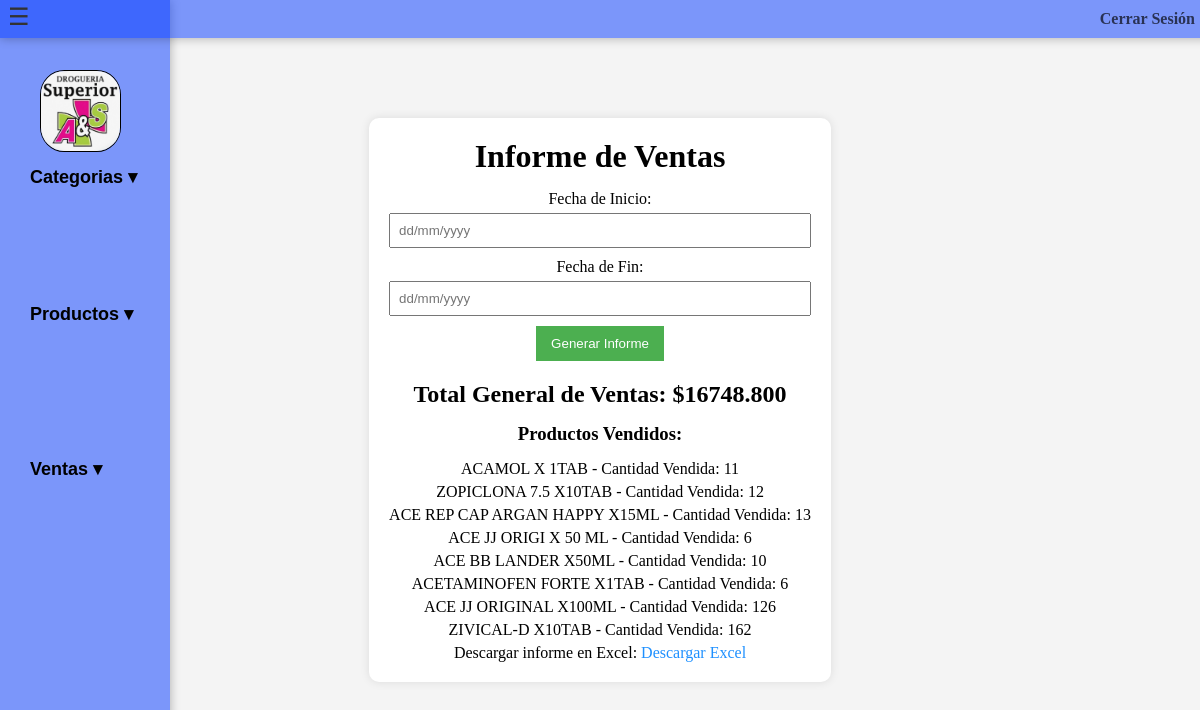
Screenshot of /productos/informe_ventas/ with the database file from the repository.
### productos/models.py (models this page shows, shortened)
class Producto(models.Model):
    id_producto = models.AutoField(primary_key=True)
    nombre = models.CharField(max_length=100)
    codigo_barras = models.CharField(max_length=13, unique=True)
    precio_costo = models.DecimalField(max_digits=10, decimal_places=3)
    precio_venta = models.DecimalField(max_digits=10, decimal_places=3)
    precio_mayor = models.DecimalField(max_digits=10, decimal_places=2)
    fecha_caducidad = models.DateTimeField()
    cantidad_inventario = models.DecimalField(max_digits=10, decimal_places=2)
    inventario_minimo = models.DecimalField(max_digits=10, decimal_places=3, default=0.000)
    tipo = models.ForeignKey(TipoProducto, on_delete=models.CASCADE)

### productos/views.py (the view)
# urls.py: path('informe_ventas/', informe_ventas, name='informe_ventas'),
def informe_ventas(request):
    if request.method == 'POST':
        fecha_inicio_str = request.POST.get('fecha_inicio')
        fecha_fin_str = request.POST.get('fecha_fin')
        try:
            fecha_inicio = datetime.strptime(fecha_inicio_str, '%d/%m/%Y').date()
            fecha_fin = datetime.strptime(fecha_fin_str, '%d/%m/%Y').date()
        except ValueError:
            return HttpResponse("Formato de fecha incorrecto. Utiliza el formato dd/mm/yyyy.")
        if fecha_inicio == fecha_fin:
            ventas = Venta.objects.filter(fecha_venta__date=fecha_inicio, finalizada=True)
        else:
            ventas = Venta.objects.filter(fecha_venta__range=[fecha_inicio, fecha_fin], finalizada=True)
    else:
        ventas = Venta.objects.filter(finalizada=True)
    total_general = 0
    productos_vendidos = {}
    workbook = Workbook()
    worksheet = workbook.active
    worksheet.title = "Informe de Ventas"
    headers = ["ID Venta", "Total", "Productos Vendidos"]
    for col_num, header in enumerate(headers, 1):
        col_letter = get_column_letter(col_num)
        worksheet[f"{col_letter}1"] = header
        worksheet[f"{col_letter}1"].font = Font(bold=True)
    for row_num, venta in enumerate(ventas, 2):
        productos = json.loads(venta.productos)
        for p in productos:
            nombre_producto = p["nombre"]
            cantidad_vendida = p["cantidad"]
            producto = Producto.objects.get(nombre=nombre_producto)
            precio_producto = producto.precio_venta
            total_producto = precio_producto * cantidad_vendida
            total_general += total_producto
            if nombre_producto in productos_vendidos:
                productos_vendidos[nombre_producto] += cantidad_vendida
            else:
                productos_vendidos[nombre_producto] = cantidad_vendida
        fecha_venta_excel = venta.fecha_venta.astimezone(timezone.utc).replace(tzinfo=None)
        worksheet.append([venta.id_venta, venta.total, json.dumps(productos)])
    excel_file_path = "informe_ventas.xlsx"
    workbook.save(excel_file_path)
    context = {'total_general': total_general, 'productos_vendidos': productos_vendidos, 'excel_file_path': excel_file_path}
    return render(request, 'venta/informe_ventas.html', context)

### productos/templates/venta/informe_ventas.html (shortened to what this page needs)
{% load static %}
<!DOCTYPE html>
<html lang="es">
<head>
    <link rel="stylesheet" href="{% static 'css/informes.css' %}">
</head>
<body>
    {% include 'index.html' %}
    <div class="content">
        {% block content %}
            <h1>Informe de Ventas</h1>
            <form method="post" action="{% url 'informe_ventas' %}">
                <label for="fecha_inicio">Fecha de Inicio:</label>
                <input type="text" id="fecha_inicio" name="fecha_inicio" placeholder="dd/mm/yyyy" required>
                <label for="fecha_fin">Fecha de Fin:</label>
                <input type="text" id="fecha_fin" name="fecha_fin" placeholder="dd/mm/yyyy" required>
                <button type="submit">Generar Informe</button>
            </form>
            <h2>Total General de Ventas: ${{ total_general }}</h2>
            <h3>Productos Vendidos:</h3>
            <ul>
                {% for producto, cantidad_vendida in productos_vendidos.items %}
                    <li>{{ producto }} - Cantidad Vendida: {{ cantidad_vendida }}</li>
                {% endfor %}
            </ul>
            {% if excel_file_path %}
                <p>Descargar informe en Excel: <a href="{% url 'descargar_excel' %}" download>Descargar Excel</a></p>
            {% endif %}
        {% endblock %}
    </div>
</body>
</html>

### productos/static/css/informes.css (style rules this page uses)
body, h1, h2, h3, ul, li, p, form, input, button { margin: 0; padding: 0; }
body { display: flex; justify-content: center; align-items: center; height: 100vh; margin: 0; background-color: #f4f4f4; }
.content { text-align: center; background-color: #ffffff; padding: 20px; border-radius: 10px; box-shadow: 0 0 10px rgba(0, 0, 0, 0.1); }
form { margin-bottom: 20px; }
label { display: block; margin-bottom: 5px; }
input { width: 100%; padding: 8px; margin-bottom: 10px; box-sizing: border-box; }
button { background-color: #4CAF50; color: white; padding: 10px 15px; border: none; cursor: pointer; }
h1, h2, h3 { margin-bottom: 15px; }
ul { list-style-type: none; padding: 0; }
li { margin-bottom: 5px; }
a { color: #1e90ff; text-decoration: none; }

### rows the page displays
Producto: nombre "ACAMOL X 1TAB", cantidad_vendida "11"
Producto: nombre "ACE REP CAP ARGAN HAPPY X15ML", cantidad_vendida "13"
Producto: nombre "ACE JJ ORIGI X 50 ML", cantidad_vendida "6"
Producto: nombre "ACE BB LANDER X50ML", cantidad_vendida "10"
Producto: nombre "ACETAMINOFEN FORTE X1TAB", cantidad_vendida "6"
Producto: nombre "ACE JJ ORIGINAL X100ML", cantidad_vendida "126"

### other values shown
{{ total_general }} "16748.800"
{{ producto }} "ZOPICLONA 7.5 X10TAB" "ZIVICAL-D X10TAB"
{{ cantidad_vendida }} "12" "162"
